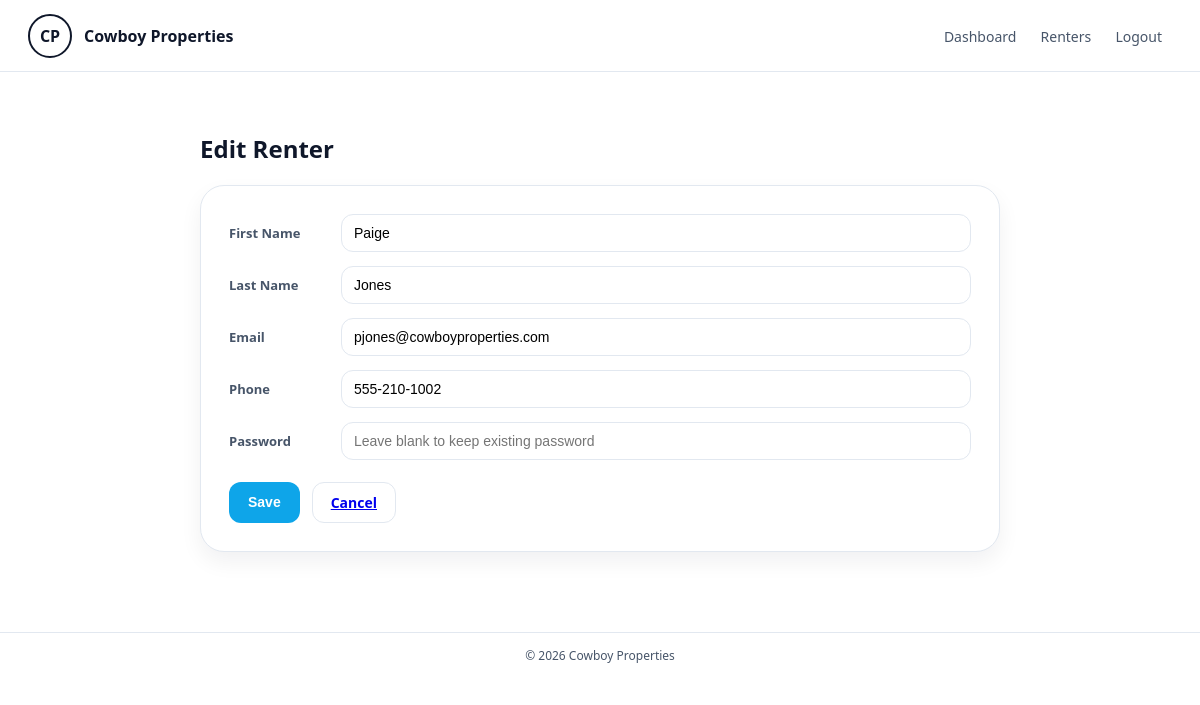
The page /Pages/admin-renter-edit.php?id=2 (signed in) on the database its author committed.
### tables this page shows
CREATE TABLE IF NOT EXISTS `renter` (
  `RenterID` int NOT NULL AUTO_INCREMENT,
  `Firstname` varchar(60) NOT NULL,
  `Lastname` varchar(60) NOT NULL,
  `email` varchar(255) NOT NULL,
  `phone` char(15) DEFAULT NULL,
  `password` varchar(255) NOT NULL,
  `role` varchar(20) NOT NULL DEFAULT 'renter',
  PRIMARY KEY (`RenterID`),
  UNIQUE KEY `email` (`email`)
);

### Pages/admin-renter-edit.php (the view, shortened to what this page needs)
<?php
$id = isset($_GET['id']) ? (int)$_GET['id'] : 0;
try {
    $pdo = get_db();
    $stmt = $pdo->prepare('SELECT RenterID, Firstname, Lastname, email, phone FROM renter WHERE RenterID = ? LIMIT 1');
    $stmt->execute([$id]);
    $user = $stmt->fetch();
} catch (PDOException $e) {
    $error = 'Unable to load or update this renter right now.';
    $user = [
        'RenterID' => $id,
        'Firstname' => '',
        'Lastname' => '',
        'email' => '',
        'phone' => '',
    ];
}
?>
<!DOCTYPE html>
<html lang="en">
<head>
</head>
<body>
    <header class="navbar">
        <a class="brand" href="../index.php">
            <div class="logo">CP</div>
            <strong>Cowboy Properties</strong>
        </a>
        <nav class="nav-links">
            <a href="../index.php">Dashboard</a>
            <a href="admin-renters-view.php">Renters</a>
            <a href="../logout.php">Logout</a>
        </nav>
    </header>
    <main>
        <div class="wrap">
            <h2>Edit Renter</h2>
            <div class="panel">
                <form action="admin-renter-edit.php?id=<?php echo (int)$id; ?>" method="POST">
                    <div class="field">
                        <label>First Name</label>
                        <input type="text" name="firstname" value="<?php echo htmlspecialchars($user['Firstname'] ?? ''); ?>" required>
                    </div>
                    <div class="field">
                        <label>Last Name</label>
                        <input type="text" name="lastname" value="<?php echo htmlspecialchars($user['Lastname'] ?? ''); ?>" required>
                    </div>
                    <div class="field">
                        <label>Email</label>
                        <input type="email" name="email" value="<?php echo htmlspecialchars($user['email'] ?? ''); ?>" required>
                    </div>
                    <div class="field">
                        <label>Phone</label>
                        <input type="text" name="phone" value="<?php echo htmlspecialchars($user['phone'] ?? ''); ?>">
                    </div>
                    <div class="field">
                        <label>Password</label>
                        <input type="password" name="password" placeholder="Leave blank to keep existing password">
                    </div>
                    <div class="actions">
                        <button type="submit" class="btn btn-primary">Save</button>
                        <a href="admin-renter-details.php?id=<?php echo (int)$id; ?>" class="btn btn-outline">Cancel</a>
                    </div>
                </form>
            </div>
        </div>
    </main>
    <footer>
        &copy; <?php echo date("Y"); ?> Cowboy Properties
    </footer>
</body>
</html>

### Pages/admin-renter-edit.php (style rules this page uses)
:root { --bg: #ffffff; --text: #0f172a; --muted: #475569; --border: #e2e8f0; --soft: #f8fafc; --brand: #0ea5e9; --brand-dark: #0284c7; }
* { box-sizing: border-box; }
body { margin: 0; font-family: system-ui, -apple-system, Segoe UI, Roboto, Helvetica, Arial, sans-serif; background: var(--bg); color: var(--text); }
.navbar { height: 72px; display: flex; align-items: center; justify-content: space-between; padding: 0 28px; border-bottom: 1px solid var(--border); background: #fff; }
.brand { display: flex; align-items: center; gap: 12px; text-decoration: none; color: inherit; }
.logo { width: 44px; height: 44px; border-radius: 999px; border: 2px solid #0f172a; display: grid; place-items: center; font-weight: 700; }
.nav-links a { text-decoration: none; color: var(--muted); font-size: 14px; padding: 8px 10px; border-radius: 10px; }
main { padding: 40px 16px; display: flex; justify-content: center; }
.wrap { width: min(800px, 92vw); }
.panel { border: 1px solid var(--border); border-radius: 24px; background: #fff; padding: 28px; box-shadow: 0 10px 22px rgba(15, 23, 42, 0.06); }
.field { display: grid; grid-template-columns: 100px 1fr; align-items: center; gap: 12px; margin-bottom: 14px; }
label { font-size: 13px; font-weight: 700; color: var(--muted); }
input { padding: 10px 12px; border-radius: 12px; border: 1px solid var(--border); font-size: 14px; }
.actions { margin-top: 22px; display: flex; gap: 12px; flex-wrap: wrap; }
.btn { padding: 10px 18px; border-radius: 12px; border: 1px solid transparent; font-weight: 700; cursor: pointer; font-size: 14px; transition: all .15s ease; }
.btn-primary { background: var(--brand); color: #fff; }
.btn-outline { background: #fff; border: 1px solid var(--border); }
footer { margin-top: 40px; padding: 14px; text-align: center; font-size: 12px; color: var(--muted); border-top: 1px solid var(--border); }

### rows shown on the page
renter: firstname "Paige", lastname "Jones", email "pjones@cowboyproperties.com", phone "555-210-1002"
